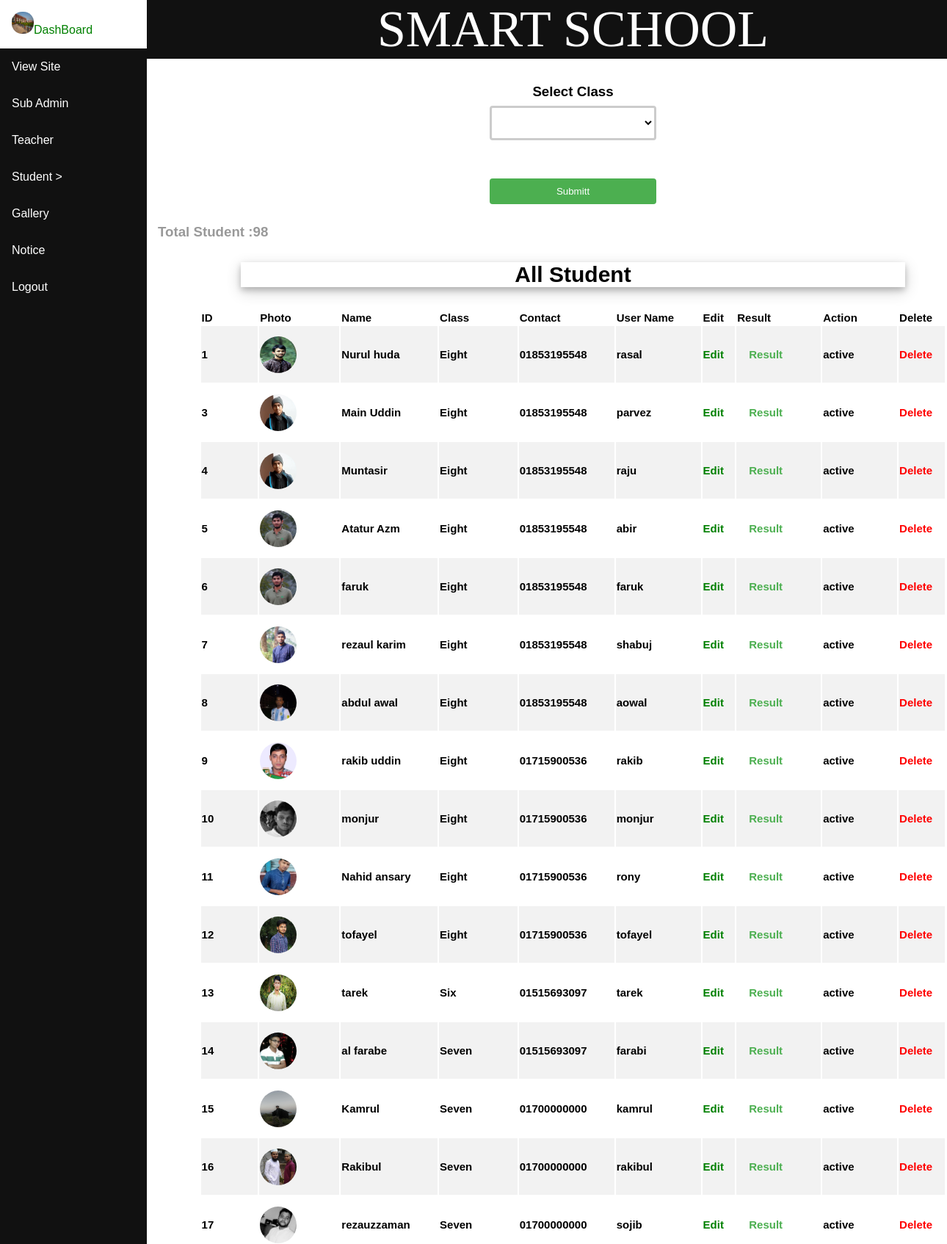
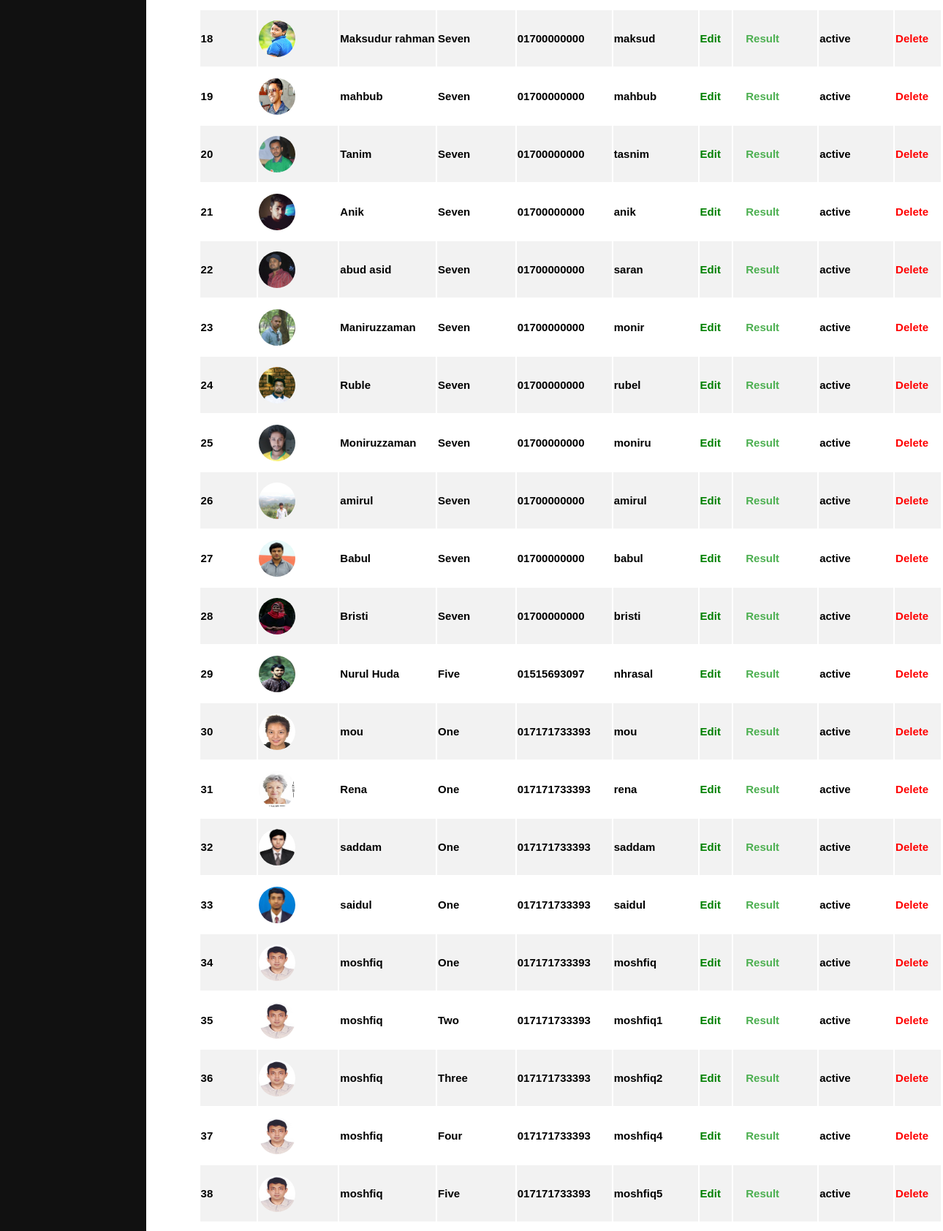
The app's page /admin/allstudent.php (signed in, upper part) with its own data (2 pictures, top to bottom).
### tables this page shows
CREATE TABLE `admissionform` (
  `std_id` int(10) NOT NULL,
  `cls_id` int(10) NOT NULL,
  `firstname` varchar(50) NOT NULL,
  `lastname` varchar(50) NOT NULL,
  `fathersname` varchar(50) NOT NULL,
  `mothersname` varchar(50) NOT NULL,
  `preadds` varchar(150) NOT NULL,
  `peradds` varchar(150) NOT NULL,
  `monumber` varchar(20) NOT NULL,
  `email` varchar(50) NOT NULL,
  `gender` enum('male','female','others') NOT NULL,
  `religion` enum('islam','hindu','chirestan') NOT NULL,
  `dofb` date NOT NULL,
  `country` enum('bangladesh','india','usa') NOT NULL,
  `com_code` varchar(255) NOT NULL,
  `uname` varchar(50) NOT NULL,
  `password` varchar(100) NOT NULL,
  `action` varchar(50) NOT NULL,
  `img_name` varchar(100) NOT NULL,
  `img_path` varchar(100) NOT NULL,
  `img_type` varchar(100) NOT NULL
);

CREATE TABLE `classinfo` (
  `cls_id` int(10) NOT NULL,
  `clsname` varchar(50) NOT NULL
);

### admin/allstudent.php (the view, shortened to what this page needs)
<!DOCTYPE html PUBLIC "-//W3C//DTD XHTML 1.0 Transitional//EN" "http://www.w3.org/TR/xhtml1/DTD/xhtml1-transitional.dtd">
<html xmlns="http://www.w3.org/1999/xhtml">
<head>
<link rel="stylesheet" type="text/css" href="css/style.css">
</head>
<body>
<body>
<div id="head" >
<?php include("header/header.php");   ?>
</div>
<div class="sidenav">
  <?php include("menu/menu.php"); ?>
</div>
<div  class="cont">
<table><center>
<form id="" name="" method="POST" action="allstudentforclass.php" enctype="multipart/form-data">
 <div><h3><b> <label for="class">Select Class</label><br />
    <select id="clas" name="cls_id"  required>
     <option value=""></option>
      <?php
include("../database/config.php");
$sql = "SELECT * FROM classinfo ";
$result = mysqli_query($myconn, $sql);
if (mysqli_num_rows($result) > 0) {
    while($row = mysqli_fetch_assoc($result))
{
	$clsid=$row['cls_id'];
	$name=$row['clsname'];
?>
<option value="<?php echo $clsid; ?>"><?php echo $name; ?></option>
<?php
    }
} else {
    echo "0 results";
}
?></select></div></br>
      <input type="submit" id="" value="Submitt" /></div>
<div style="color:#999"><h3><b>Total Student :<?php include("total/total_student.php");?></b></h3></div>
<center><table width="90%">
<div class="polaroid">
<p style="font-size:30px"><b>All Student</b></p>
 <tr>
<th width="90px">ID</th>
<th width="128px">Photo</th>
<th width="125px">Name</th>
<th width="120px">Class</th>
<th width="140px">Contact</th>
<th width="120px">User Name</th>
<th width="50px">Edit</th>
<th width="95px">Result</th>
<th width="95px">Action</th>
<th width="70px">Delete</th>
</tr>
<?php
include("../database/config.php");
$sql=" SELECT * FROM admissionform INNER JOIN classinfo ON admissionform.cls_id= classinfo.cls_id WHERE action='deactive' OR action='active'";
$query=mysqli_query($myconn,$sql);
if (mysqli_num_rows($query) > 0) {
 while($row = mysqli_fetch_assoc($query))
{
	$sid=$row['std_id'];
$image=$row['img_path'];
$name=$row['firstname'];
$clsname=$row['clsname'];
$mobile=$row['monumber'];
$user=$row['uname'];
$action=$row['action'];
?>
 <tr>
<th width="114px"><?php echo $sid; ?></th>
<th width="150px"><img src="../image/<?php echo $image; ?>"  width="50px" height="50px" style=" border-radius: 50px" position="absolute"/></th>
<th width="150px"><a href="studentdetails.php?pid=<?php echo $sid; ?>"><p style="color:black"><?php echo $name; ?></p></a></th>
<th width="150px"><?php echo $clsname; ?></th>
<th width="150px"><?php echo $mobile; ?></th>
<th width="140px"><?php echo $user; ?></th>
<th width="55px"><form method="post" action="edit.php" onclick="edit();">
<a href="editstdinfo.php?sid=<?php echo $sid; ?>" ><p style="color:green;">Edit</p></a></th>
<th width="140px">
 <li class="dropdown">
    <a href="" class="dropbtn"><p style="color:#4CAF50">Result</p></a>
	</li>
    </th>
<th width="140px"><?php echo $action;  ?></th>
<th width="75px"><form method="post" action="sdeletenow.php" onclick="delete();">
<a href="delete/sdeletenow.php?std_id=<?php echo $sid; ?>" onclick="return confirm('Are you sure you want to Delete?');" ><p style="color:red;">Delete</p></a></th>
</tr>
<?php   }
} else {
    echo "0 results";
}
?>
</div>
</table></center>
</body>
</html>

### admin/css/style.css (style rules this page uses)
#head { height:80px; top:0px; position:absolute; width:90%; left:200px; position:absolute; background-color:#111; }
* { box-sizing: border-box; }
body { margin: 0; font-family: Arial, Helvetica, sans-serif; }
.sidenav { height: 100%; width: 200px; position: fixed; z-index: 1; top: 0; left: 0; background-color: #111; overflow-x: hidden; }
.cont { background-color:white; height:auto; left:200px; top:80px; position:absolute; width:90%; background-repeat: no-repeat, repeat; padding: 15px; }
input[type=text], select { width:40%; padding: 12px 20px; margin: 8px 0; display: inline-block; border: 3px solid #ccc; border-radius: 4px; box-sizing: border-box; background-color:White; }
input[type=email], select { width:40%; padding: 12px 20px; margin: 8px 0; display: inline-block; border: 3px solid #ccc; border-radius: 4px; box-sizing: border-box; background-color:White; }
input[type=password], select { width:40%; background-color: #4CAF50; padding: 12px 20px; margin: 8px 0; display: inline-block; border: 3px solid #ccc; border-radius: 4px; box-sizing: border-box; background-color:White; }
input[type=int], select { width:40%; padding: 12px 20px; margin: 8px 0; display: inline-block; border: 3px solid #ccc; border-radius: 4px; box-sizing: border-box; background-color:White; }
select { width:20%; background-color:White; padding: 12px 20px; margin: 8px 0; display: inline-block; border: 3px solid #ccc; border-radius: 4px; box-sizing: border-box; background-color:White; }
input[type=submit] { width:20%; background-color: #4CAF50; color: white; padding: 10px 20px; margin: 8px 0; border: none; border-radius: 4px; cursor: pointer; }
li a, .dropbtn { display: inline-block; color: white; text-align: center; padding: 14px 16px; text-decoration: none; }
li.dropdown { display: inline-block; }
th, td { text-align:left; padding: 0,0,0,0; font-size:15px; }
tr:nth-child(even) { background-color: #f2f2f2; }
a { display: inline-block; text-decoration: none; }

### admin/allstudent.php (style rules this page uses)
body { margin:25px; }
div.polaroid { width: 80%; background-color: white; box-shadow: 0 4px 8px 0 rgba(0, 0, 0, 0.2), 0 6px 20px 0 rgba(0, 0, 0, 0.19); margin-bottom: 25px; }

### records on screen
admissionform: std_id "1", img_path (picture), firstname "Nurul huda", cls.clsname "Eight", monumber "01853195548", uname "rasal", action "active"
admissionform: std_id "3", img_path (picture), firstname "Main Uddin", cls.clsname "Eight", monumber "01853195548", uname "parvez", action "active"
admissionform: std_id "4", img_path (picture), firstname "Muntasir", cls.clsname "Eight", monumber "01853195548", uname "raju", action "active"
admissionform: std_id "5", img_path (picture), firstname "Atatur Azm", cls.clsname "Eight", monumber "01853195548", uname "abir", action "active"
admissionform: std_id "6", img_path (picture), firstname "faruk", cls.clsname "Eight", monumber "01853195548", uname "faruk", action "active"
admissionform: std_id "7", img_path (picture), firstname "rezaul karim", cls.clsname "Eight", monumber "01853195548", uname "shabuj", action "active"
admissionform: std_id "8", img_path (picture), firstname "abdul awal", cls.clsname "Eight", monumber "01853195548", uname "aowal", action "active"
admissionform: std_id "9", img_path (picture), firstname "rakib uddin", cls.clsname "Eight", monumber "01715900536", uname "rakib", action "active"
admissionform: std_id "10", img_path (picture), firstname "monjur", cls.clsname "Eight", monumber "01715900536", uname "monjur", action "active"
admissionform: std_id "11", img_path (picture), firstname "Nahid ansary", cls.clsname "Eight", monumber "01715900536", uname "rony", action "active"
admissionform: std_id "12", img_path (picture), firstname "tofayel", cls.clsname "Eight", monumber "01715900536", uname "tofayel", action "active"
admissionform: std_id "13", img_path (picture), firstname "tarek", cls.clsname "Six", monumber "01515693097", uname "tarek", action "active"
admissionform: std_id "14", img_path (picture), firstname "al farabe", cls.clsname "Seven", monumber "01515693097", uname "farabi", action "active"
admissionform: std_id "15", img_path (picture), firstname "Kamrul", cls.clsname "Seven", monumber "01700000000", uname "kamrul", action "active"
admissionform: std_id "16", img_path (picture), firstname "Rakibul", cls.clsname "Seven", monumber "01700000000", uname "rakibul", action "active"
admissionform: std_id "17", img_path (picture), firstname "rezauzzaman", cls.clsname "Seven", monumber "01700000000", uname "sojib", action "active"
admissionform: std_id "18", img_path (picture), firstname "Maksudur rahman", cls.clsname "Seven", monumber "01700000000", uname "maksud", action "active"
admissionform: std_id "19", img_path (picture), firstname "mahbub", cls.clsname "Seven", monumber "01700000000", uname "mahbub", action "active"
admissionform: std_id "20", img_path (picture), firstname "Tanim", cls.clsname "Seven", monumber "01700000000", uname "tasnim", action "active"
admissionform: std_id "21", img_path (picture), firstname "Anik", cls.clsname "Seven", monumber "01700000000", uname "anik", action "active"
admissionform: std_id "22", img_path (picture), firstname "abud asid", cls.clsname "Seven", monumber "01700000000", uname "saran", action "active"
admissionform: std_id "23", img_path (picture), firstname "Maniruzzaman", cls.clsname "Seven", monumber "01700000000", uname "monir", action "active"
admissionform: std_id "24", img_path (picture), firstname "Ruble", cls.clsname "Seven", monumber "01700000000", uname "rubel", action "active"
admissionform: std_id "25", img_path (picture), firstname "Moniruzzaman", cls.clsname "Seven", monumber "01700000000", uname "moniru", action "active"
admissionform: std_id "26", img_path (picture), firstname "amirul", cls.clsname "Seven", monumber "01700000000", uname "amirul", action "active"
admissionform: std_id "27", img_path (picture), firstname "Babul", cls.clsname "Seven", monumber "01700000000", uname "babul", action "active"
admissionform: std_id "28", img_path (picture), firstname "Bristi", cls.clsname "Seven", monumber "01700000000", uname "bristi", action "active"
admissionform: std_id "29", img_path (picture), firstname "Nurul Huda", cls.clsname "Five", monumber "01515693097", uname "nhrasal", action "active"
admissionform: std_id "30", img_path (picture), firstname "mou", cls.clsname "One", monumber "017171733393", uname "mou", action "active"
admissionform: std_id "31", img_path (picture), firstname "Rena", cls.clsname "One", monumber "017171733393", uname "rena", action "active"
admissionform: std_id "32", img_path (picture), firstname "saddam", cls.clsname "One", monumber "017171733393", uname "saddam", action "active"
admissionform: std_id "33", img_path (picture), firstname "saidul", cls.clsname "One", monumber "017171733393", uname "saidul", action "active"
admissionform: std_id "34", img_path (picture), firstname "moshfiq", cls.clsname "One", monumber "017171733393", uname "moshfiq", action "active"
admissionform: std_id "35", img_path (picture), firstname "moshfiq", cls.clsname "Two", monumber "017171733393", uname "moshfiq1", action "active"
admissionform: std_id "36", img_path (picture), firstname "moshfiq", cls.clsname "Three", monumber "017171733393", uname "moshfiq2", action "active"
admissionform: std_id "37", img_path (picture), firstname "moshfiq", cls.clsname "Four", monumber "017171733393", uname "moshfiq4", action "active"
admissionform: std_id "38", img_path (picture), firstname "moshfiq", cls.clsname "Five", monumber "017171733393", uname "moshfiq5", action "active"

### other values on screen
$row["total"] "98"
